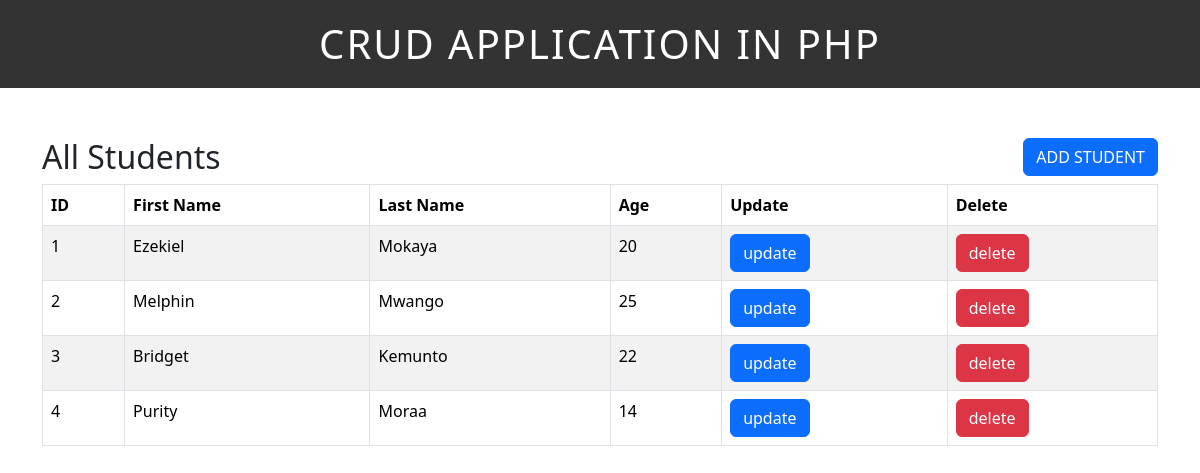
The page / on the database its author committed.
### tables this page shows
CREATE TABLE `students` (
  `id` int(11) NOT NULL,
  `first_name` varchar(255) NOT NULL,
  `last_name` varchar(255) NOT NULL,
  `age` int(11) NOT NULL
);

### index.php (the view, shortened to what this page needs)
<?php require_once("header.php"); ?>
<?php require_once("dbconn.php"); ?>
    <div class="box1">
      <h2>All Students</h2>
      <a href="add.php?add_msg=add student" class="btn btn-primary" style="float: right;">ADD STUDENT</a>
    </div>
    <table class="table table-hover table-bordered table-striped">
      <thead>
        <tr>
          <th>ID</th>
          <th>First Name</th>
          <th>Last Name</th>
          <th>Age</th>
          <th>Update</th>
          <th>Delete</th>
        </tr>
      </thead>
      <tbody>
        <?php
          $sql = "SELECT * FROM students";
          $result = mysqli_query($conn, $sql);
          if(mysqli_num_rows($result) > 0){
            while($row = mysqli_fetch_assoc($result)){
              $id = $row["id"];
              $fname = $row["first_name"];
              $lname = $row["last_name"];
              $age = $row["age"];
              ?>
              <tr>
                <td><?php echo $id; ?></td>
                <td><?php echo $fname; ?></td>
                <td><?php echo $lname; ?></td>
                <td><?php echo $age; ?></td>
                <td><a href="update.php?id=<?php echo $id; ?>" class="btn btn-primary">update</a></td>
                <td><a href="delete.php?id=<?php echo $id; ?>" class="btn btn-danger">delete</a></td>
              </tr>
              <?php
            }
          }
        ?>
      </tbody>
    </table>
<?php require_once("footer.php"); ?>

### header.php (shortened to what this page needs)
<!DOCTYPE html>
<html lang="en">
<head>
  <link href="https://cdn.jsdelivr.net/npm/bootstrap@5.3.3/dist/css/bootstrap.min.css" rel="stylesheet">
  <link rel="stylesheet" href="style.css?v=<?php echo time(); ?>">
</head>
<body>
  <h1 id="main_title">CRUD APPLICATION IN PHP</h1>
  <div class="container">

### footer.php (shortened to what this page needs)
</div>
</body>
</html>

### style.css (style rules this page uses)
#main_title { text-align: center; background-color: #333; color: #fff; padding: 20px; letter-spacing: 2px; font-weight: 500; }
.box1 h2 { float: left; }
.container { margin-top: 50px; }

### rows shown on the page
students: id "1", first_name "Ezekiel", last_name "Mokaya", age "20"
students: id "2", first_name "Melphin", last_name "Mwango", age "25"
students: id "3", first_name "Bridget", last_name "Kemunto", age "22"
students: id "4", first_name "Purity", last_name "Moraa", age "14"
